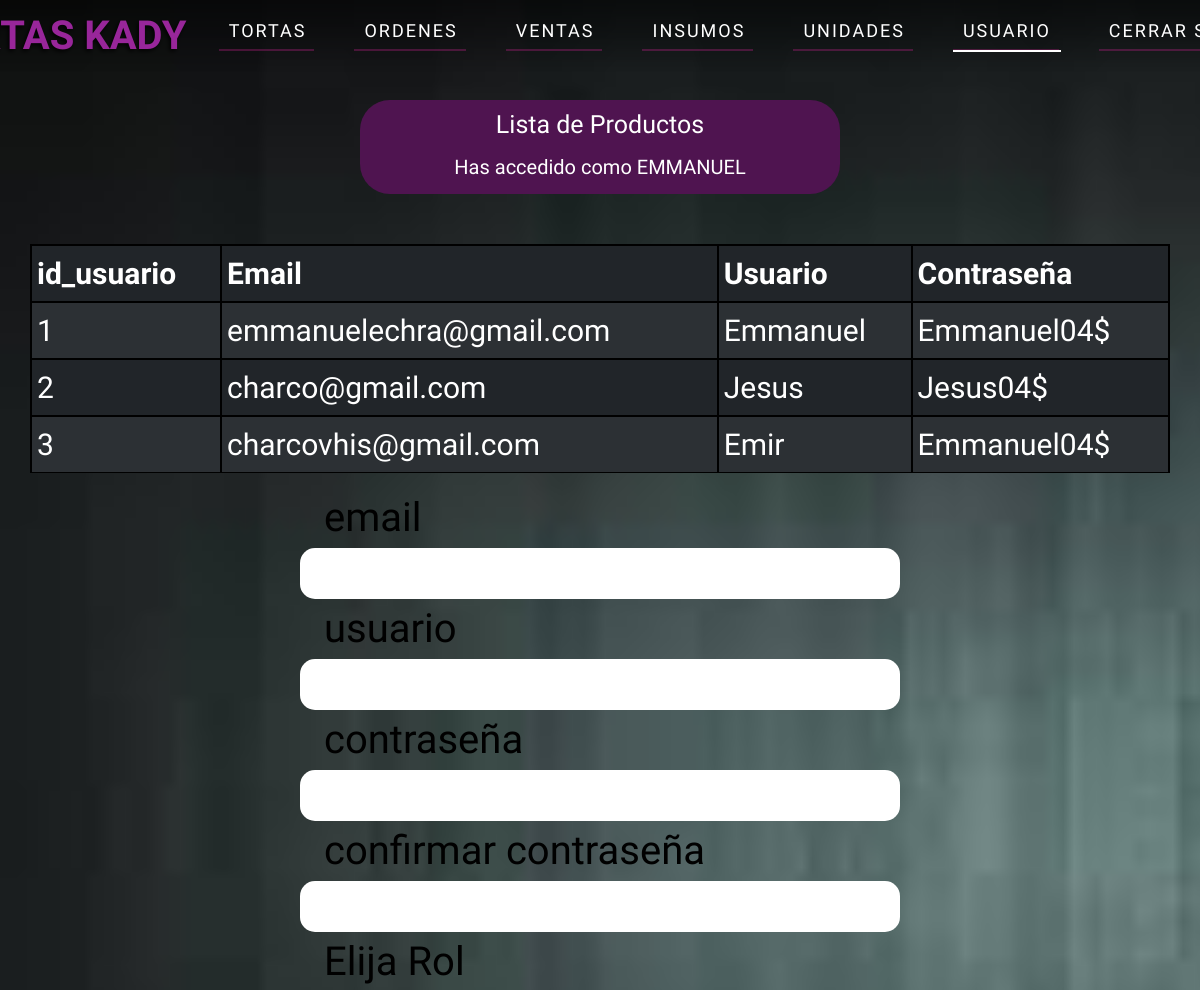
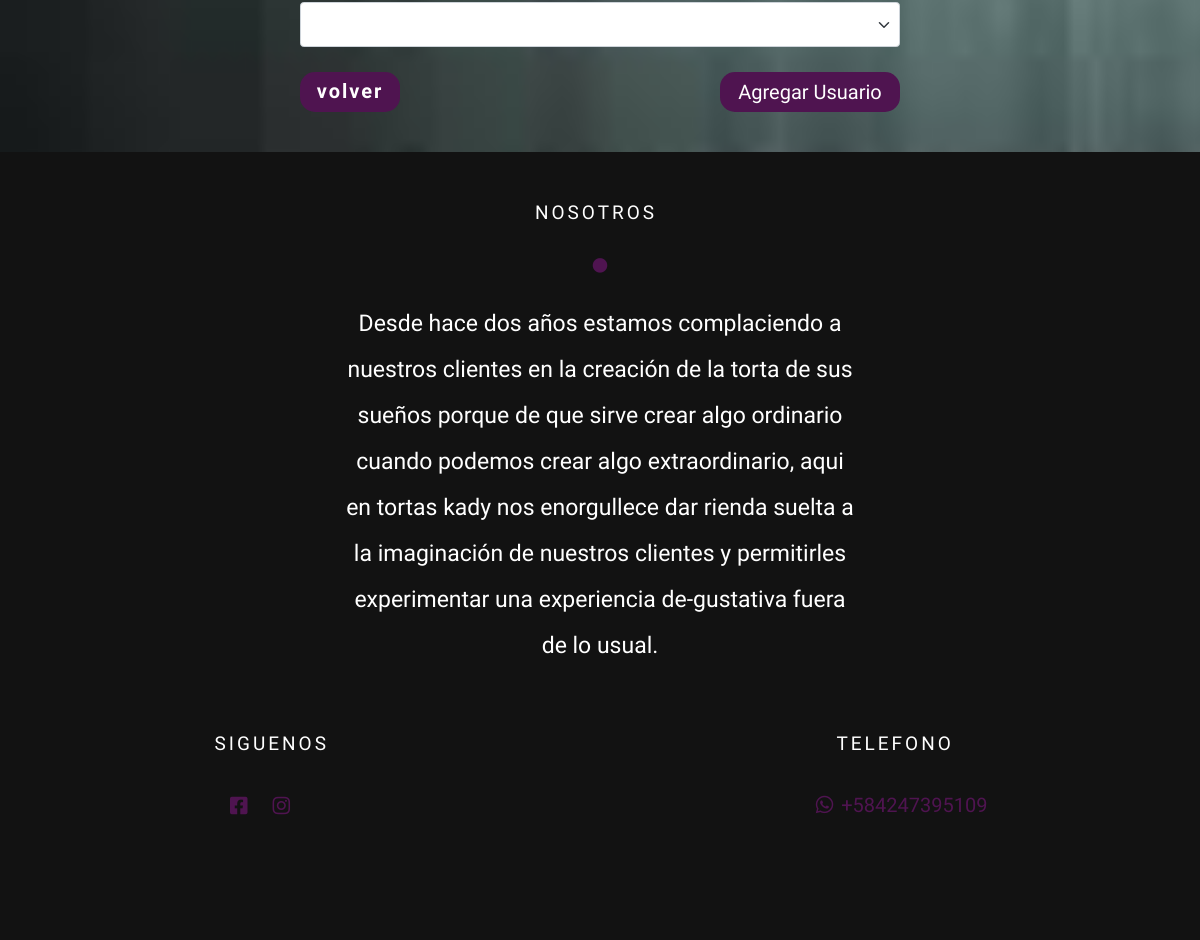
Screenshot of /Vista/admin/add/user.php (signed in) with the database file from the repository (2 pictures, top to bottom).
### tables this page shows
CREATE TABLE `usuario` (
  `id_usuario` int(11) NOT NULL COMMENT 'id del usuario',
  `email` varchar(255) NOT NULL COMMENT 'email del usuario',
  `usuario` varchar(255) NOT NULL COMMENT 'nombre del usuario',
  `password` varchar(255) NOT NULL,
  `codigo` text NOT NULL COMMENT 'codigo de usuario',
  `id_privilegio` int(2) NOT NULL,
  `estado` varchar(10) NOT NULL DEFAULT 'A'
);

### Vista/admin/add/user.php (the view, shortened to what this page needs)
<?php
require_once "../../../Modelo/connect.php";
$usuario = $_SESSION['username'];
$sql_fetch_todos = "SELECT * FROM usuario where estado='A' ORDER BY id_usuario ASC";
$query = mysqli_query($conn, $sql_fetch_todos);
?>
<!doctype html>
<html lang="en">
<head>
    <link href="https://cdn.jsdelivr.net/npm/bootstrap@5.2.1/dist/css/bootstrap.min.css" rel="stylesheet">
    <link rel="stylesheet" href="https://cdnjs.cloudflare.com/ajax/libs/font-awesome/5.11.2/css/all.min.css">
    <link rel="stylesheet" href="../../css/style.css">
    <link rel="stylesheet" href="../../css/edits.css">
    <link rel="stylesheet" href="../../css/header.css">
    <link rel="stylesheet" href="../../css/font.css">
</head>
<body>
<header>
        <div class="container">
            <nav class="nav">
                <a href="inicio.html" class="logo">TORTAS KADY</a>
                <ul class="nav-list">
                    <li class="nav-item">
                            <a href="../cakes.php" class="nav-link ">Tortas</a>
                        </li>
                        <li class="nav-item">
                            <a href="../orders.php" class="nav-link ">Ordenes</a>
                        </li>
                        <li class="nav-item">
                            <a href="../sales.php" class="nav-link ">Ventas</a>
                        </li>
                        <li class="nav-item">
                            <a href="../supplies.php" class="nav-link ">Insumos</a>
                        </li>
                        <li class="nav-item">
                            <a href="../unit.php" class="nav-link ">Unidades</a>
                        </li>
                        <li class="nav-item">
                            <a href="../user.php" class="nav-link active">Usuario</a>
                        </li>
                        <li class="nav-item">
                            <a href="../../../controlador/logout.php" class="nav-link ">Cerrar Sesión</a>
                        </li>
                    </ul>
            </nav>
        </div>
    </header>
    <div class="containe">
        <h1>Lista de Productos</h1>
        <h2>Has accedido como <?php echo $str = strtoupper($usuario) ?></h2>
    </div>
    <div class="table-product">
        <table class="table table-dark table-striped"  id="table">
            <thead class="thead-dark">
                <tr>
                <th scope="col">id_usuario</th>
                <th scope="col">Email</th>
                <th scope="col">Usuario</th>
                <th scope="col">Contraseña </th>
                </tr>
            </thead>
            <tbody>
                <?php
                while ($row = mysqli_fetch_array($query)) { ?>
                    <tr>
                    <td><?php echo $row['id_usuario'] ?></td>
                        <td><?php echo $row['email'] ?></td>
                        <td><?php echo $row['usuario'] ?></td>
                        <td><?php echo $row['password'] ?></td>
                    </tr>
                <?php
                } ?>
            </tbody>
        </table>
        <br>
        <div class="addproduct">
            <form method="POST" action="">
                <div class="form-group">
                    <label for="exampleInputEmail1">email</label>
                    <br>
                    <input type="text" class="form-control" name="email" >
                </div>
                <div class="form-group">
                    <label for="exampleInputEmail1">usuario</label>
                    <br>
                    <input type="text" class="form-control" name="name" >
                </div>
                <div class="form-group">
                    <label for="exampleInputEmail1">contraseña</label>
                    <br>
                    <input type="text" class="form-control" name="password" >
                </div>
                <div class="form-group">
                    <label for="exampleInputEmail1">confirmar contraseña</label>
                    <br>
                    <input type="text" class="form-control" name="cfpassword" >
                </div>
                <div class="form-group">
                <label for="exampleInputEmail1">Elija Rol</label>
                    <br>
                <select name="id_privilegio" id="select" class="form-select" aria-label="Default select example">
                </select>
                </div>
                <br>
                <div class="form-button">
                    <button type="submit" class="modify" style="float:right">Agregar Usuario</button>
                    <a href="../user.php" class="btn btn-primary" id="es"><b>volver</b> </a>
                </div>
            </form>
        </div>
    </div>
    <footer>
        <div class="container">
            <div class="footer-content">
                <div class="footer-content-about">
                    <h4>Nosotros</h4>
                    <div class="circle">
                        <i class="fas fa-circle"></i>
                    </div>
                    <p>Desde hace dos años estamos complaciendo a nuestros clientes en la creación de la torta de sus sueños porque de que sirve crear algo ordinario cuando podemos crear algo extraordinario, aqui en tortas kady nos enorgullece dar rienda suelta a la imaginación de nuestros clientes y permitirles experimentar una experiencia de-gustativa fuera de lo usual.</p>
                </div>
                <div class="footer-div">
                    <div class="social-media">
                        <h4>Siguenos</h4>
                        <ul class="social-icons">
                            <li>
                                <a href="#"><i class="fab fa-facebook-square"></i></a>
                            </li>
                            <li>
                                <a href="https://www.instagram.com/tortaskady_/"><i class="fab fa-instagram"></i></a>
                            </li>
                        </ul>
                    </div>
                    <div>
                        <h4 class="tlfh4">Telefono</h4>
                        <div class="tlf-n">
                        <span class="social-icons"><i class="fab fa-whatsapp"></i></span>
                        <h5 class="tlf">+584247395109</h5>
                        </div>
                    </div>
                </div>
            </div>
        </div>
    </footer>
</body>
</html>

### Vista/css/style.css (style rules this page uses)
:root { --main--color: #98269a; --color--texto: #4f1450; }
* { padding: 0px; margin: 0px; }
.containe { margin: 0px auto; margin-top: 100px; margin-bottom: 50px; border-radius: 30px; text-align: center; background-color: var(--color--texto); width: 40%; padding-bottom: 10px; color: white; }
.containe h1 { padding: 10px; }
table th, td { border: 2px solid black; padding: 5px; font-size: 30px; }
th { color: white; background-color: var(--color--texto); }
tr { background-color: white; }
tr:nth-child(even) { background-color: #f2f2f2; }
#table { margin: 0px auto; width: 95%; }
.modify { text-align: center; }
.form-select { width: 50%; margin: 0 auto; height: 45px; font-size: 25px; margin-bottom: 10px; }

### Vista/css/edits.css (style rules this page uses)
:root { --main--color: #98269a; --color--texto: #4f1450; }
.form-group label { font-size: 40px; margin-left: 27%; color: black; }
.form-control { margin:0 auto; }
[type=text],[type=number] { font-size: 30px; font-family: "Mitr", sans-serif; border-radius: 15px; border: transparent; padding: 3px; color: black; width: 50%; }
.modify { border-radius: 15px; border: transparent; color: white; width: 15%; height: 40px; margin-right: 25%; font-size: 20px; border-collapse: collapse; background-color: var(--color--texto); font-family: "Mitr", sans-serif; transition: 0.5s; }
#es { border-radius: 15px; border: transparent; text-transform: none; background-color: #4f1450; border: #d52ed7; margin-bottom: 40px; margin-left: 25%; width: 100px; height: 40px; }
#es b { font-size: 20px; }

### rows the page displays
usuario: id_usuario "1", email "emmanuelechra@gmail.com", usuario "Emmanuel", password "Emmanuel04$"
usuario: id_usuario "2", email "charco@gmail.com", usuario "Jesus", password "Jesus04$"
usuario: id_usuario "3", email "charcovhis@gmail.com", usuario "Emir", password "Emmanuel04$"

### other values shown
$str = strtoupper($usuario) "EMMANUEL"
